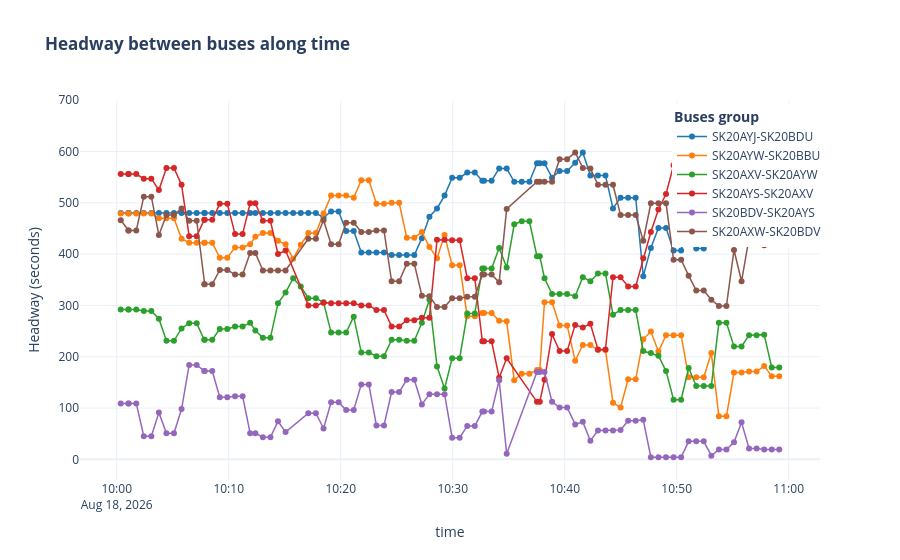

The notebook cell this image was saved under:
### Code cell
fig = go.Figure()
hw_ABs = [hw_AB1, hw_AB2, hw_AB3, hw_AB4, hw_AB5, hw_AB6]
for k in range(len(hw_ABs)):
    hw_AB = hw_ABs[k]
    # Separate fragments
    hw_AB_splits = []
    last_index = 0
    last_time = hw_AB.iloc[0].datetime
    nsplits = 0
    for i in range(hw_AB.shape[0]):
        if ((hw_AB.iloc[i].datetime - last_time).total_seconds() > 500) | (
            (i + 1) == hw_AB.shape[0]
        ):
            split = hw_AB.iloc[last_index:i]
            nsplits += 1
            if split.shape[0] < 1:
                continue
            last_index = i
            fig.add_trace(
                go.Scatter(
                    name=f"{split.iloc[0].busA}-{split.iloc[0].busB}",
                    showlegend=(nsplits == 1),
                    x=split.datetime,
                    y=split.headway,
                    mode="lines+markers",
                    line={"color": colors[k], "width": 1.5},
                )
            )
        last_time = hw_AB.iloc[i].datetime

fig.update_layout(
    title="<b>Headway between buses along time",
    legend={
        "title": "<b>Buses group",
        "x": 0.80,
        "y": 0.99,
        "traceorder": "normal",
        "font": {"size": 12},
    },
    xaxis={"title": "time"},
    yaxis={"title": "Headway (seconds)"},
)
fig.show()
